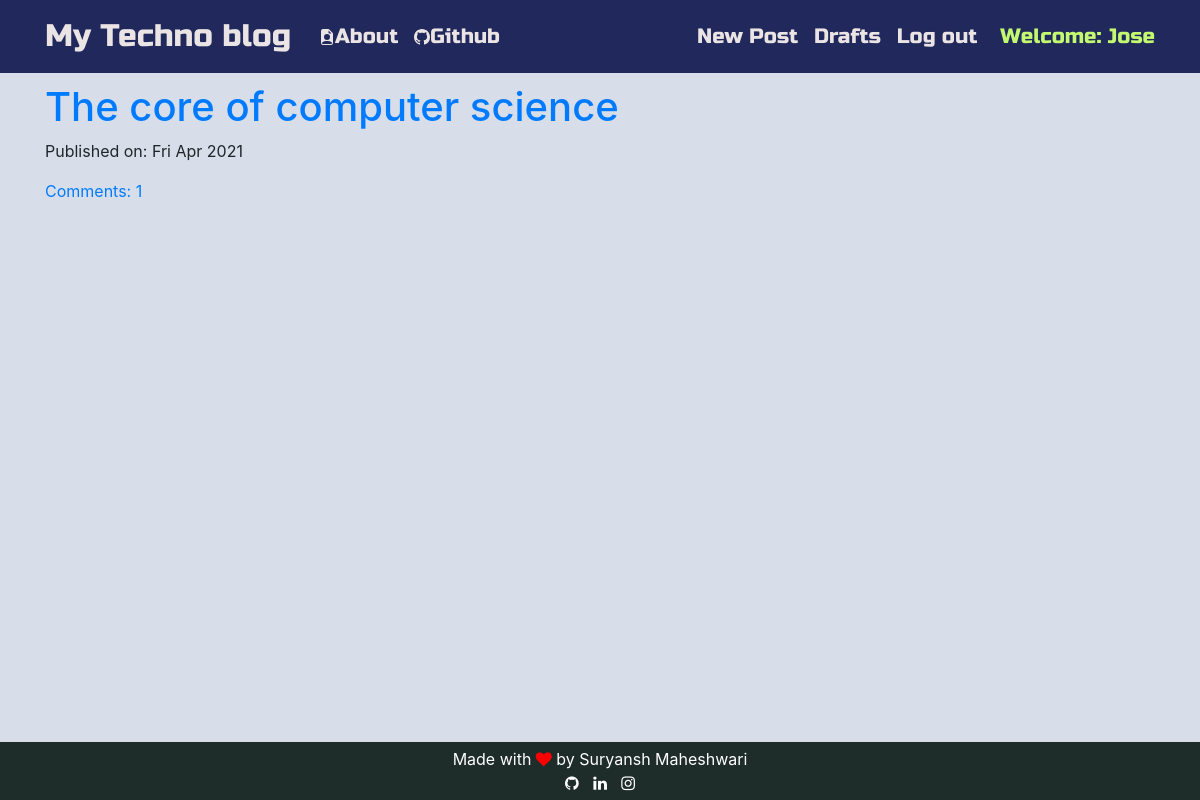
The app's page / (signed in) with its own data.
### blog/models.py (models this page shows, shortened)
class Post(models.Model):
    author = models.ForeignKey('auth.User',on_delete=models.CASCADE)
    title = models.CharField(max_length=200)
    text = models.TextField()
    created_date = models.DateTimeField(default=timezone.now)
    published_date = models.DateTimeField(blank=True, null=True)
    def approve_comments(self):
        return self.comments.filter(approved_comment=True)

### blog/views.py (the view)
# urls.py: path('',views.PostListView.as_view(),name='post_list'),
class PostListView(ListView):
    model = Post
    def get_queryset(self):
        return Post.objects.filter(published_date__lte=timezone.now()).order_by('-published_date')

### blog/templates/blog/post_list.html
{% extends 'blog/base.html' %}
{% block content %}
<div class="centerstage">
    {% for post in post_list %}
        <div class="post">
            <h1><a href="{% url 'post_detail' pk=post.pk %}">{{ post.title }}</a></h1>
            <div class="date">
                <p>Published on: {{ post.published_date|date:"D M Y"}}</p>
            </div>
            <a href="{% url 'post_detail' pk=post.pk %}">Comments: {{ post.approve_comments.count }}</a>
        </div>
    {% endfor %}
</div>
{% endblock %}

### blog/templates/blog/base.html (shortened to what this page needs)
<!DOCTYPE html>
{% load static %}
<html>
  <head>
    <link rel="stylesheet" href="https://stackpath.bootstrapcdn.com/bootstrap/4.1.3/css/bootstrap.min.css"
>
    <link href="https://maxcdn.bootstrapcdn.com/font-awesome/4.7.0/css/font-awesome.min.css" rel="stylesheet">
    <link rel="stylesheet" href="//cdn.jsdelivr.net/medium-editor/latest/css/medium-editor.min.css" type="text/css" media="screen" charset="utf-8">
    <link rel="stylesheet" href="{% static 'css/blog.css' %}">
  </head>
  <body >
    <nav class="navbar navbar-expand-lg techfont">
      <div class="container">
        <div class="navbar-nav align-items-center">
          <a class="navbar-brand bigbrand" href="{% url 'post_list' %}" style="margin-right: 20px;">My Techno blog    </a>
          <a class="nav-item nav-link" href="{% url 'about' %}" >  <span></span>About</a>
          <a class="nav-item nav-link" href="https://www.github.com">Github</a>
        </div>
        <div class="navbar-nav align-items-center ml-auto">
          {% if user.is_authenticated %}
            <a class="nav-item nav-link" href="{% url 'post_new' %}">New Post</a>
            <a class="nav-item nav-link" href="{% url 'post_draft_list' %}">Drafts</a>
            <a class="nav-item nav-link" href="{% url 'logout' %}">Log out</a>
            <a style="margin-left: 15px; color: #C2F970">Welcome: {{ user.username }}</a>
          {% else %}
            <a class="nav-item nav-link" href="{% url 'login' %}" aria-label="Login">
              <span class="fa fa-user" aria-hidden="true"></span></a>
          {% endif %}
        </div>
      </div>
    </nav>
      <div class="content container loader">
          <div class="row">
              <div class="col-md-8">
                <div class="blog_posts">
                  {% block content %}
                  {% endblock %}
                </div>
              </div>
          </div>
        </div>
      <footer>
        <div>Made with
          <i class="fa fa-heart " style="color: red;" ></i>
          by Suryansh Maheshwari
        </div>
        <div>
          <a href="https://github.com/Suryanshm000"><i class='fa fa-github'></i></a>
          <a href="https://www.linkedin.com/in/suryansh-maheshwari-341a641b7/"><i class='fa fa-linkedin'></i></a>
          <a href="https://www.instagram.com/suryam_000/"><i class='fa fa-instagram'></i></a>
        </div>
      </footer>
  </body>
</html>

### blog/static/css/blog.css (style rules this page uses)
.techfont { font-family: 'Russo One', sans-serif; font-size: 1.3em; margin-bottom: 10px; }
body { background-color: #d7dee9; }
nav { background-color: #21295C; }
nav div a { color: #ebe4e5; }
.content { padding-bottom: 160px; }
footer { background-color: #1e2c2a; color: white; position: fixed; bottom: 0; min-width:100%; padding: 5px; text-align: center; }
footer div a { margin: 5px; color: white; }
.centerstage { margin-left: auto; margin-right: auto; }
.bigbrand { font-size: 1.5em; }
.loader { filter:hue-rotate(0deg); color: linear-gradient(45deg,#0f8,#08f); animation:hue 5000ms infinite linear; }

### records on screen
Post: title "The core of computer science", published_date "Fri Apr 2021", approve_comments.count "1"

### other values on screen
{{ user.username }} "Jose"
